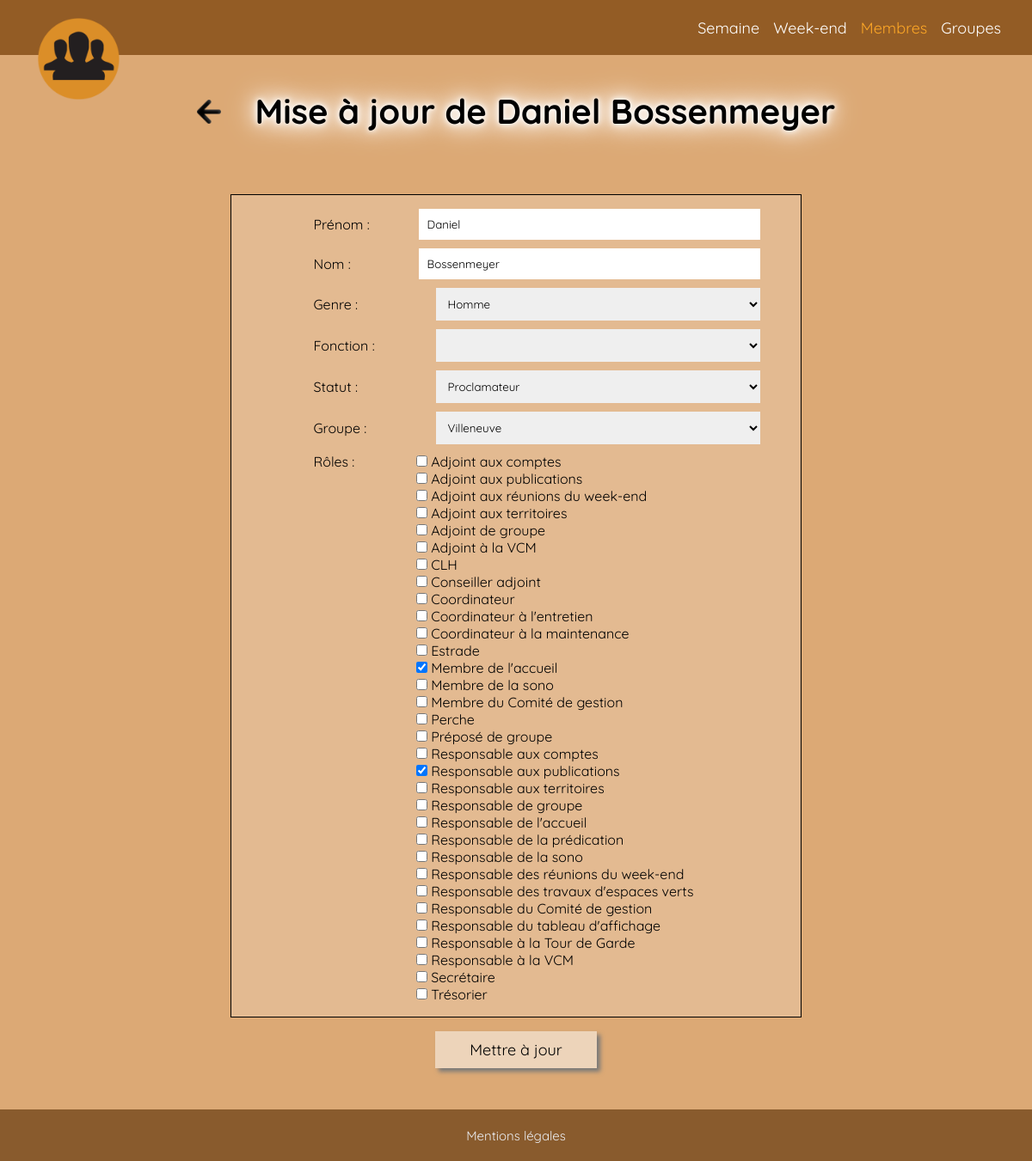
Before: /personnes/14/modifier with the older database file.
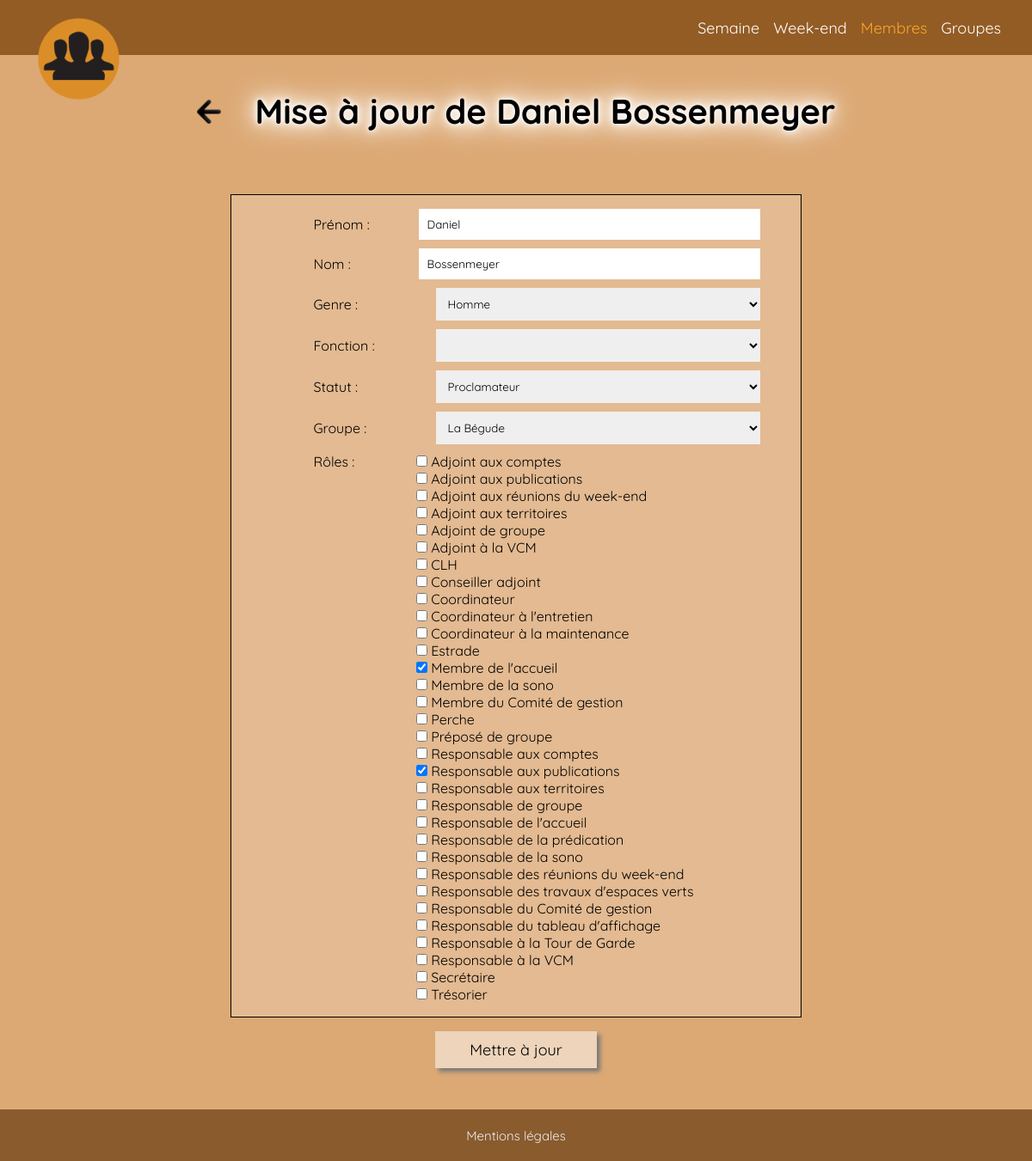
After: the same page with the newer database file.
### persons/models.py (models this page shows, shortened)
class Person(models.Model):
    GENDER = (
        ("MALE", "Homme"),
        ("FEMALE", "Femme"),
    )
    FUNCTION = (
        ("NONE", ""),
        ("ELDER", "Ancien"),
        ("ASSISTANT", "Assistant"),
    )
    ROLES = (
        ("COORDINATOR", "Coordinateur"),
        ("SECRETARY", "Secrétaire"),
        ("PRED_RESP", "Responsable de la prédication"),
        ("GROUP_RESP", "Responsable de groupe"),
        ("GROUP_ADJ", "Adjoint de groupe"),
        ("GROUP_PREP", "Préposé de groupe"),
        ("TERR_RESP", "Responsable aux territoires"),
        ("TERR_ADJ", "Adjoint aux territoires"),
        ("BOOKS_RESP", "Responsable aux publications"),
        ("BOOKS_ADJ", "Adjoint aux publications"),
        ("CONSEILLOR", "Conseiller adjoint"),
        ("WATCHTOWER_RESP", "Responsable à la Tour de Garde"),
        ("VCM_RESP", "Responsable à la VCM"),
        ("VCM_ADJ", "Adjoint à la VCM"),
        ("WEEKEND_RESP", "Responsable des réunions du week-end"),
        ("WEEKEND_ADJ", "Adjoint aux réunions du week-end"),
        ("WELCOME_RESP", "Responsable de l'accueil"),
        ("WELCOME_MEMBER", "Membre de l'accueil"),
        ("SONO_RESP", "Responsable de la sono"),
        ("SONO_MEMBER", "Membre de la sono"),
        ("PODIUM", "Estrade"),
        ("MICRO", "Perche"),
        ("CLH", "CLH"),
        ("GESTION_RESP", "Responsable du Comité de gestion"),
        ("GESTION_MEMBER", "Membre du Comité de gestion"),
        ("MAINTENANCE_RESP", "Coordinateur à la maintenance"),
        ("CLEANING_RESP", "Coordinateur à l'entretien"),
        ("GREEN_SPACES_RESP", "Responsable des travaux d'espaces verts"),
        ("ACCOUNT_RESP", "Responsable aux comptes"),
        ("ACCOUNT_ADJ", "Adjoint aux comptes"),
        ("TREASURER", "Trésorier"),
        ("BOARD_RESP", "Responsable du tableau d'affichage"),
    )
    STATUS = (
        ("UNBAPT_PUBLISHER", "Proclamateur non baptisé"),
        ("PUBLISHER", "Proclamateur"),
        ("TEMPORARY", "Pionnier auxiliaire"),
        ("PERMANENT", "Pionnier permanent"),
        ("SPECIAL", "Pionnier spécial"),
    )
    firstname = models.CharField(
        max_length=100,
        verbose_name="Prénom",
    )
    lastname = models.CharField(
        max_length=100,
        verbose_name="Nom",
    )
    gender = models.CharField(
        max_length=6,
        choices=GENDER,
        verbose_name="Genre",
    )
    cong_function = models.CharField(
        max_length=9,
        choices=FUNCTION,
        verbose_name="Fonction",
        blank=True,
        null=True,
    )
    cong_roles = models.CharField(
        max_length=255,
        verbose_name="Rôles",
        blank=True,
        null=True,
    )
    cong_status = models.CharField(
        max_length=16,
        choices=STATUS,
        verbose_name="Statut",
        blank=True,
        null=True,
    )
    group = models.ForeignKey(
        Group,
        on_delete=models.CASCADE,
        verbose_name="Groupe",
        blank=True,
        null=True,
    )

### persons/views.py (the view, shortened to what this page needs)
# urls.py: path("personnes/<pk>/modifier", PersonUpdate.as_view(), name="person_update"),
class PersonUpdate(View):
    def get(self, request, pk):
        person = Person.objects.get(pk=pk)
        form = AddPerson(
            initial={
                "firstname": person.firstname,
                "lastname": person.lastname,
                "gender": person.gender,
                "cong_function": person.cong_function,
                "cong_roles": person.cong_roles.split(","),
                "cong_status": person.cong_status,
                "group": person.group,
            }
        )
        submit_text = "Mettre à jour"
        title = f"Mise à jour de {person.firstname} {person.lastname}"
        return render(
            request,
            "persons/new.html",
            {
                "form": form,
                "title": title,
                "submit_text": submit_text,
            },
        )

### groups/models.py (called while the page is built)
    def __str__(self):
        return self.name

### persons/templates/persons/new.html (shortened to what this page needs)
{% extends 'vla_django/base.html' %} {% load static %} {% block extra_css %}
<link rel="stylesheet" href="{% static 'style/person_add.css' %}" />
{% endblock %}  {% block title %}VLA | Nouveau membre{% endblock %} {% block content %}
<main>
  <h1>
    <a href="{% url 'persons' %}"
      ><img src="{% static 'icons/left_arrow.png' %}" alt="Retour"
    /></a>
    <span>{{title}}</span>
  </h1>
  <form method="POST">
    <section>
      <div>{{ form.firstname.label_tag }} {{ form.firstname }}</div>
      <div>{{ form.lastname.label_tag }} {{ form.lastname }}</div>
      <div>{{ form.gender.label_tag }} {{ form.gender }}</div>
      <div>{{ form.cong_function.label_tag }} {{ form.cong_function }}</div>
      <div>{{ form.cong_status.label_tag }} {{ form.cong_status }}</div>
      <div>{{ form.group.label_tag }} {{ form.group }}</div>
      <div>{{ form.cong_roles.label_tag }} {{ form.cong_roles }}</div>
    </section>
    <button type="submit">{{submit_text}}</button>
  </form>
</main>
{% endblock %}

### vla_django/templates/vla_django/base.html (shortened to what this page needs)
{% load static %}
<!DOCTYPE html>
<html>
  <head>
    <link rel="stylesheet" href="{% static 'style/main.css' %}" />
    {% block extra_css %}{% endblock %}
  </head>
  <body>
    {% include '../components/navbar.html' %}
    {% block content %}{% endblock %}
    {% include '../components/footer.html' %}
  </body>
</html>

### vla_django/templates/components/navbar.html (shortened to what this page needs)
{% load static %}
<a href="/" id="mainLogo">
    <img src="{% static 'icons/favicon.ico' %}" alt="logo" title="Retour à l'accueil">
</a>
<nav>
    <a href="{% url 'vcm' %}" class="{% if '/vcm/' in request.path %}active{% endif %}">Semaine</a>
    <a href="{% url 'we' %}" class="{% if '/we/' in request.path %}active{% endif %}">Week-end</a>
    <a href="{% url 'persons' %}" class="{% if '/personnes/' in request.path %}active{% endif %}">Membres</a>
    <a href="{% url 'groups' %}" class="{% if '/groupes/' in request.path %}active{% endif %}">Groupes</a>
</nav>

### vla_django/templates/components/footer.html
<footer>
  <a href="{% url 'infos' %}">Mentions légales</a>
</footer>

### vla_django/static/style/main.css (style rules this page uses)
:root { --height: 4em; --padding: 1em; --color-primary1: #1d2d44; --color-secondary1: #34507a; --color-tertiary1: #4b74af; --color-quaternary1: #7e9dc8; --color-quinary1: #b4c6df; --color-senary1: #800000; --color-primary2: #935c25; --color-secondary2: #cd8238; --color-tertiary2: #dca975; --color-quaternary2: #eccfb2; --color-quinary2: #fbf5ef; --color-primary3: #2a6a1e; --color-secondary3: #42a62f; --color-tertiary3: #66ce53; --color-quaternary3: #9bdf8e; --color-quinary3: #d0f0ca; --color-primary-gray: #5a5a5a; --color-secondary-gray: gray; --color-tertiary-gray: #a7a7a7; --color-quaternary-gray: #cdcdcd; --color-quinary-gray: #f3f3f3; --hover: #ffcc7e; --active: #fca626; --smallActive: red; --anton: "Anton", sans-serif; --archivo: "Archivo", sans-serif; --archivoBlack: "Archivo Black", sans-serif; --baloo: "Baloo Paaji 2", sans-serif; --comfortaa: "Comfortaa", sans-serif; --comicneue: "Comic Neue", cursive; --dmsans: "DM Sans", sans-serif; --gaMaamli: "Ga Maamli", sans-serif; --jersey: "Jersey 10", sans-serif; --jost: "Jost", sans-serif; --macondo: "Macondo", cursive; --matemasie: "Matemasie", sans-serif; --montserrat: "Montserrat", sans-serif; --openSans: "Open Sans", sans-serif; --pacifico: "Pacifico", cursive; --playRightArgentina: "Playwrite AR", cursive; --playwritHU: "Playwrite HU", cursive; --poppins: "Poppins", sans-serif; --quickSand: "Quicksand", sans-serif; --roboto: "Roboto", sans-serif; --rubik: "Rubik", sans-serif; --rajdhani: "Rajdhani", sans-serif; --sacramento: "Sacramento", cursive; }
* { width: 100%; padding: 0; margin: 0; font-family: var(--quickSand); scroll-behavior: smooth; }
html { display: flex; flex-direction: column; align-items: center; gap: 0; }
body { background-color: var(--color-secondary1); display: flex; flex-direction: row; align-items: center; flex-direction: column; }
main { min-height: calc(100vh - 2 * var(--height) - 2.75em); }
main h1 { text-align: center; font-size: 40px; margin: 1em 0; animation: 1500ms slideDown ease-out forwards; text-shadow: 0 0 5px white, 0 0 10px white, 0 0 20px white, 0 0 30px white, 0 0 40px white; }
main section { width: clamp(300px, 90%, 800px); }
nav, footer { z-index: 10; background-color: var(--color-primary1); position: sticky; color: white; height: var(--height); }
footer { display: flex; flex-direction: row; align-items: center; justify-content: center; gap: 1em; }
footer span, footer a { color: black; width: auto; }
nav { top: 0; display: flex; flex-direction: row; align-items: center; justify-content: flex-end; gap: 1em; }
nav a { width: auto; font-size: 18px; text-align: center; transition: 300ms all ease; text-decoration: none; color: inherit; display: flex; flex-direction: row; align-items: center; gap: 5px; }
nav a:last-child { margin-right: 2em; }
#mainLogo { text-decoration: none; width: 150px; z-index: 12; display: flex; flex-direction: row; align-items: center; justify-content: center; gap: 1em; position: fixed; left: 1em; top: 1em; }
#mainLogo img { width: 70%; }
footer { bottom: 0; display: flex; flex-direction: row; align-items: center; justify-content: center; gap: 2em; opacity: 0.9; font-size: 15px; }
footer div, footer a { width: auto; }
footer a { text-decoration: none; color: inherit; }
.active { color: var(--active) !important; }

Changed rows visible on the page:
changed Person "Daniel": group "Villeneuve" → "La Bégude"
